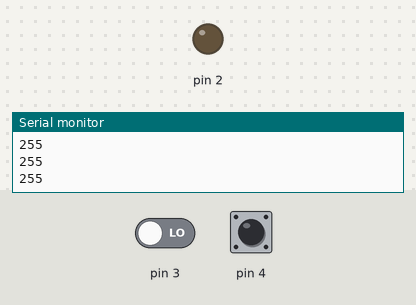
A sketch run on a simulated Arduino Uno, built with avr-gcc and run on an emulated ATmega328P. Shown: output pins drawn as LEDs (lit = HIGH), the last lines printed to the serial monitor. The test bench sets the inputs (shaded band); at power-on: pin 3 LOW, pin 4 LOW. EEPROM starts erased.

Above: at 1.2 s.
1.3 s: pin 3 driven HIGH
At 1.7 s:
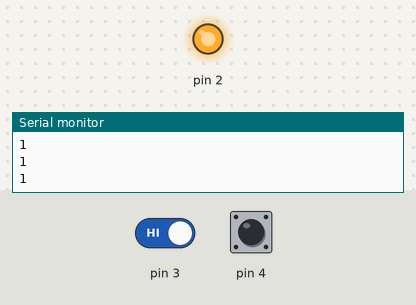
2.8 s: pin 4 driven HIGH
At 3.7 s:
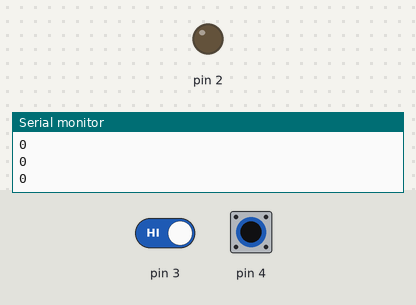
4.3 s: pin 4 driven LOW
At 5.5 s:
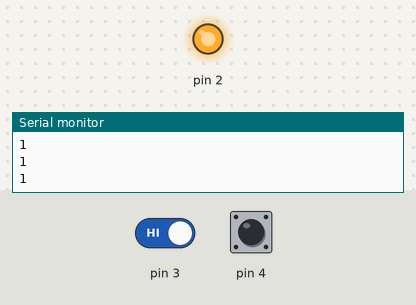
5.8 s: pin 4 pulsed HIGH 5 times (0.12 s each, 0.3 s apart)
Timing chart, 0 to 8.8 s (numbered marks = the images above; inputs shaded):
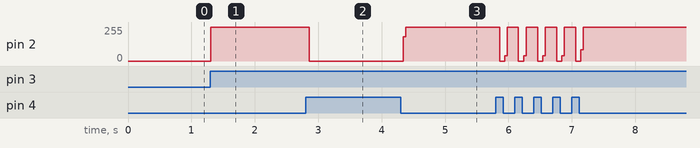

Measured:
- after the input at 1.3 s, pin 2: 0/255 → 255/255 at once
- after the input at 2.8 s, pin 2: 255/255 → 0/255 after 0.06 s
- after the input at 4.3 s, pin 2: 0/255 → 255/255 at once

The sketch:

sketch_jun29a.ino
```cpp
#include<EEPROM.h>
int b;
void setup() {
  // put your setup code here, to run once:
pinMode(2,OUTPUT);
pinMode(3,INPUT);
pinMode(4,INPUT);
Serial.begin(9600);

}

void loop() {
  // put your main code here, to run repeatedly:
int a = digitalRead(3);
int c= digitalRead(4);
b=EEPROM.read(0);
Serial.println(b);
if(a==1)
{
  digitalWrite(2,1);
  EEPROM.write(0,1);
}
if(b==1)
{
  digitalWrite(2,1);
}
if(b==0)
{
  digitalWrite(2,0);
}
if(c==1)
{
  digitalWrite(2,0);
 EEPROM.write(0,0);}
}
```
